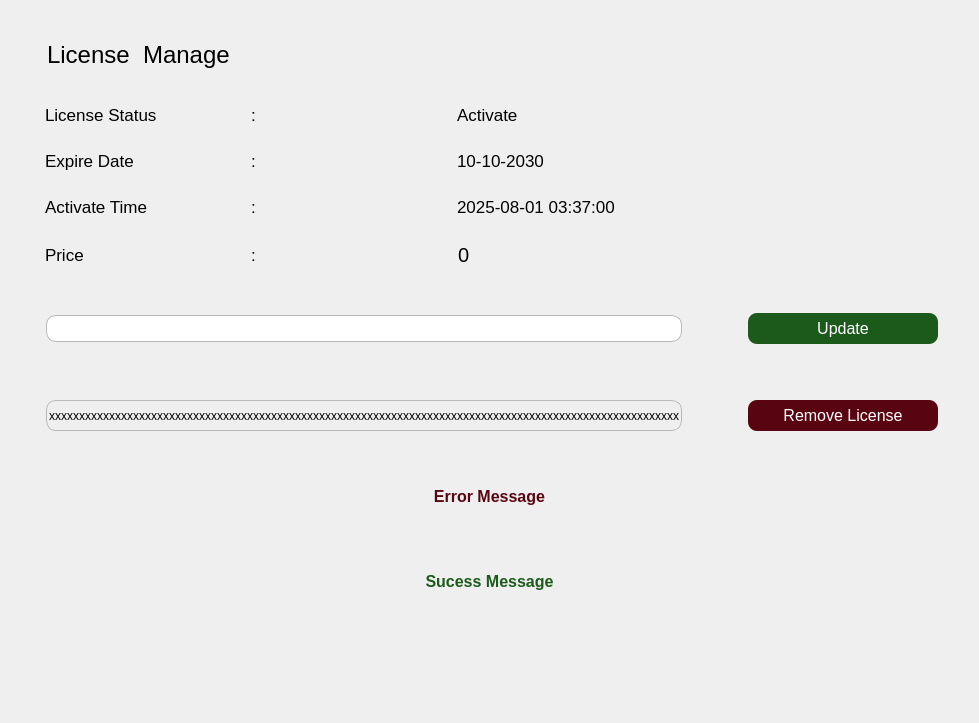
<?xml version="1.0" encoding="UTF-8"?>
<ui version="4.0">
 <class>Form</class>
 <widget class="QWidget" name="Form">
  <property name="geometry">
   <rect>
    <x>0</x>
    <y>0</y>
    <width>924</width>
    <height>723</height>
   </rect>
  </property>
  <property name="windowTitle">
   <string>Form</string>
  </property>
  <property name="styleSheet">
   <string notr="true">*{
  text-align: left;
  margin-left:30px;
  margin-right:30px;
}

QLineEdit, QDateEdit, QComboBox, #license_hide_lebel{
border-radius:10px;
border:1px solid #B8B8B8;
padding:2px;
}
QPushButton{
padding:5px 8px;
border-radius:9px;
text-align:center;
}
#update_license{
background-color:#1C5A1C;
color:white;
}
#remove_license{
background-color:#590511;
color:white;
}
#error{color:#590511;font-weight:bold; margin:30px;}
#sucess{color:#1C5A1C;font-weight:bold;margin:30px;text-align:center;}</string>
  </property>
  <layout class="QVBoxLayout" name="verticalLayout">
   <item>
    <layout class="QHBoxLayout" name="horizontalLayout">
     <property name="topMargin">
      <number>30</number>
     </property>
     <property name="bottomMargin">
      <number>20</number>
     </property>
     <item>
      <widget class="QLabel" name="label">
       <property name="font">
        <font>
         <pointsize>18</pointsize>
        </font>
       </property>
       <property name="text">
        <string>License  Manage</string>
       </property>
      </widget>
     </item>
     <item>
      <spacer name="horizontalSpacer">
       <property name="orientation">
        <enum>Qt::Horizontal</enum>
       </property>
       <property name="sizeHint" stdset="0">
        <size>
         <width>40</width>
         <height>20</height>
        </size>
       </property>
      </spacer>
     </item>
    </layout>
   </item>
   <item>
    <layout class="QHBoxLayout" name="ls_layout">
     <property name="leftMargin">
      <number>0</number>
     </property>
     <property name="topMargin">
      <number>10</number>
     </property>
     <property name="bottomMargin">
      <number>10</number>
     </property>
     <item>
      <widget class="QLabel" name="label_2">
       <property name="maximumSize">
        <size>
         <width>200</width>
         <height>16777215</height>
        </size>
       </property>
       <property name="font">
        <font>
         <pointsize>13</pointsize>
        </font>
       </property>
       <property name="text">
        <string>License Status</string>
       </property>
      </widget>
     </item>
     <item>
      <widget class="QLabel" name="label_12">
       <property name="maximumSize">
        <size>
         <width>200</width>
         <height>16777215</height>
        </size>
       </property>
       <property name="font">
        <font>
         <pointsize>13</pointsize>
        </font>
       </property>
       <property name="text">
        <string>:</string>
       </property>
      </widget>
     </item>
     <item>
      <widget class="QLabel" name="license_status">
       <property name="font">
        <font>
         <pointsize>13</pointsize>
        </font>
       </property>
       <property name="text">
        <string>Activate</string>
       </property>
      </widget>
     </item>
    </layout>
   </item>
   <item>
    <layout class="QHBoxLayout" name="exp_layout">
     <property name="leftMargin">
      <number>0</number>
     </property>
     <property name="topMargin">
      <number>10</number>
     </property>
     <property name="rightMargin">
      <number>0</number>
     </property>
     <property name="bottomMargin">
      <number>10</number>
     </property>
     <item>
      <widget class="QLabel" name="label_5">
       <property name="maximumSize">
        <size>
         <width>200</width>
         <height>16777215</height>
        </size>
       </property>
       <property name="font">
        <font>
         <pointsize>13</pointsize>
        </font>
       </property>
       <property name="text">
        <string>Expire Date</string>
       </property>
      </widget>
     </item>
     <item>
      <widget class="QLabel" name="label_11">
       <property name="maximumSize">
        <size>
         <width>200</width>
         <height>16777215</height>
        </size>
       </property>
       <property name="font">
        <font>
         <pointsize>13</pointsize>
        </font>
       </property>
       <property name="text">
        <string>:</string>
       </property>
      </widget>
     </item>
     <item>
      <widget class="QLabel" name="exp_date_status">
       <property name="font">
        <font>
         <pointsize>13</pointsize>
        </font>
       </property>
       <property name="text">
        <string>10-10-2030</string>
       </property>
      </widget>
     </item>
    </layout>
   </item>
   <item>
    <layout class="QHBoxLayout" name="time_layout">
     <property name="leftMargin">
      <number>0</number>
     </property>
     <property name="topMargin">
      <number>10</number>
     </property>
     <property name="bottomMargin">
      <number>10</number>
     </property>
     <item>
      <widget class="QLabel" name="label_8">
       <property name="maximumSize">
        <size>
         <width>200</width>
         <height>16777215</height>
        </size>
       </property>
       <property name="font">
        <font>
         <pointsize>13</pointsize>
        </font>
       </property>
       <property name="text">
        <string>Activate Time</string>
       </property>
      </widget>
     </item>
     <item>
      <widget class="QLabel" name="label_9">
       <property name="maximumSize">
        <size>
         <width>200</width>
         <height>16777215</height>
        </size>
       </property>
       <property name="font">
        <font>
         <pointsize>13</pointsize>
        </font>
       </property>
       <property name="text">
        <string>:</string>
       </property>
      </widget>
     </item>
     <item>
      <widget class="QLabel" name="last_activate_time">
       <property name="font">
        <font>
         <pointsize>13</pointsize>
        </font>
       </property>
       <property name="text">
        <string>2025-08-01 03:37:00</string>
       </property>
      </widget>
     </item>
    </layout>
   </item>
   <item>
    <layout class="QHBoxLayout" name="time_layout_2">
     <property name="leftMargin">
      <number>0</number>
     </property>
     <property name="topMargin">
      <number>10</number>
     </property>
     <property name="bottomMargin">
      <number>10</number>
     </property>
     <item>
      <widget class="QLabel" name="label_10">
       <property name="maximumSize">
        <size>
         <width>200</width>
         <height>16777215</height>
        </size>
       </property>
       <property name="font">
        <font>
         <pointsize>13</pointsize>
        </font>
       </property>
       <property name="text">
        <string>Price</string>
       </property>
      </widget>
     </item>
     <item>
      <widget class="QLabel" name="label_13">
       <property name="maximumSize">
        <size>
         <width>200</width>
         <height>16777215</height>
        </size>
       </property>
       <property name="font">
        <font>
         <pointsize>13</pointsize>
        </font>
       </property>
       <property name="text">
        <string>:</string>
       </property>
      </widget>
     </item>
     <item>
      <widget class="QLabel" name="price">
       <property name="font">
        <font>
         <pointsize>15</pointsize>
        </font>
       </property>
       <property name="text">
        <string>0</string>
       </property>
      </widget>
     </item>
    </layout>
   </item>
   <item>
    <layout class="QHBoxLayout" name="horizontalLayout_2">
     <property name="leftMargin">
      <number>5</number>
     </property>
     <property name="topMargin">
      <number>30</number>
     </property>
     <property name="bottomMargin">
      <number>20</number>
     </property>
     <item>
      <widget class="QLineEdit" name="license_key">
       <property name="font">
        <font>
         <pointsize>12</pointsize>
        </font>
       </property>
      </widget>
     </item>
     <item>
      <widget class="QPushButton" name="update_license">
       <property name="minimumSize">
        <size>
         <width>250</width>
         <height>31</height>
        </size>
       </property>
       <property name="maximumSize">
        <size>
         <width>250</width>
         <height>16777215</height>
        </size>
       </property>
       <property name="font">
        <font>
         <pointsize>12</pointsize>
        </font>
       </property>
       <property name="cursor">
        <cursorShape>PointingHandCursor</cursorShape>
       </property>
       <property name="text">
        <string>Update</string>
       </property>
       <property name="icon">
        <iconset resource="../resource.qrc">
         <normaloff>:/icons_white/icons_white/lock.svg</normaloff>:/icons_white/icons_white/lock.svg</iconset>
       </property>
       <property name="checkable">
        <bool>false</bool>
       </property>
      </widget>
     </item>
    </layout>
   </item>
   <item>
    <layout class="QHBoxLayout" name="horizontalLayout_3">
     <property name="leftMargin">
      <number>5</number>
     </property>
     <property name="topMargin">
      <number>30</number>
     </property>
     <property name="bottomMargin">
      <number>20</number>
     </property>
     <item>
      <widget class="QLabel" name="license_hide_lebel">
       <property name="text">
        <string>xxxxxxxxxxxxxxxxxxxxxxxxxxxxxxxxxxxxxxxxxxxxxxxxxxxxxxxxxxxxxxxxxxxxxxxxxxxxxxxxxxxxxxxxxxxxxxxxxxxxxxxxx</string>
       </property>
       <property name="alignment">
        <set>Qt::AlignCenter</set>
       </property>
      </widget>
     </item>
     <item>
      <widget class="QPushButton" name="remove_license">
       <property name="minimumSize">
        <size>
         <width>250</width>
         <height>31</height>
        </size>
       </property>
       <property name="maximumSize">
        <size>
         <width>250</width>
         <height>16777215</height>
        </size>
       </property>
       <property name="font">
        <font>
         <pointsize>12</pointsize>
        </font>
       </property>
       <property name="cursor">
        <cursorShape>PointingHandCursor</cursorShape>
       </property>
       <property name="text">
        <string>Remove License</string>
       </property>
       <property name="icon">
        <iconset>
         <normalon>:/icons_white/icons_white/trash-2.svg</normalon>
        </iconset>
       </property>
      </widget>
     </item>
    </layout>
   </item>
   <item>
    <widget class="QLabel" name="error">
     <property name="font">
      <font>
       <pointsize>12</pointsize>
       <weight>75</weight>
       <bold>true</bold>
      </font>
     </property>
     <property name="text">
      <string>Error Message</string>
     </property>
     <property name="textFormat">
      <enum>Qt::AutoText</enum>
     </property>
     <property name="alignment">
      <set>Qt::AlignCenter</set>
     </property>
    </widget>
   </item>
   <item>
    <widget class="QLabel" name="sucess">
     <property name="font">
      <font>
       <pointsize>12</pointsize>
       <weight>75</weight>
       <bold>true</bold>
      </font>
     </property>
     <property name="text">
      <string>Sucess Message</string>
     </property>
     <property name="alignment">
      <set>Qt::AlignCenter</set>
     </property>
    </widget>
   </item>
   <item>
    <spacer name="verticalSpacer">
     <property name="orientation">
      <enum>Qt::Vertical</enum>
     </property>
     <property name="sizeHint" stdset="0">
      <size>
       <width>20</width>
       <height>257</height>
      </size>
     </property>
    </spacer>
   </item>
  </layout>
 </widget>
 <resources>
  <include location="../resource.qrc"/>
 </resources>
 <connections/>
</ui>
